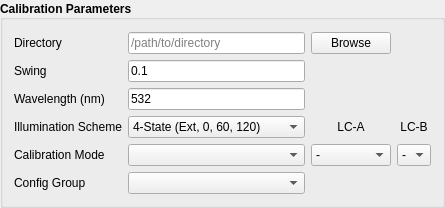
            <widget class="QGroupBox" name="calib_params">
             <property name="font">
              <font>
               <italic>false</italic>
               <bold>true</bold>
              </font>
             </property>
             <property name="contextMenuPolicy">
              <enum>Qt::DefaultContextMenu</enum>
             </property>
             <property name="title">
              <string>Calibration Parameters</string>
             </property>
             <property name="alignment">
              <set>Qt::AlignLeading|Qt::AlignLeft|Qt::AlignVCenter</set>
             </property>
             <property name="checkable">
              <bool>false</bool>
             </property>
             <layout class="QGridLayout" name="gridLayout_2">
              <property name="topMargin">
               <number>12</number>
              </property>
              <property name="verticalSpacing">
               <number>6</number>
              </property>
              <item row="3" column="0">
               <widget class="QLabel" name="label_wavelength">
                <property name="font">
                 <font>
                  <italic>false</italic>
                  <bold>false</bold>
                 </font>
                </property>
                <property name="text">
                 <string>Wavelength (nm)</string>
                </property>
               </widget>
              </item>
              <item row="0" column="0">
               <widget class="QLabel" name="label_dir">
                <property name="font">
                 <font>
                  <italic>false</italic>
                  <bold>false</bold>
                 </font>
                </property>
                <property name="text">
                 <string>Directory</string>
                </property>
               </widget>
              </item>
              <item row="5" column="2">
               <widget class="QComboBox" name="cb_lca">
                <property name="font">
                 <font>
                  <italic>false</italic>
                  <bold>false</bold>
                 </font>
                </property>
                <property name="focusPolicy">
                 <enum>Qt::StrongFocus</enum>
                </property>
                <item>
                 <property name="text">
                  <string>-</string>
                 </property>
                </item>
               </widget>
              </item>
              <item row="4" column="1">
               <widget class="QComboBox" name="cb_calib_scheme">
                <property name="font">
                 <font>
                  <italic>false</italic>
                  <bold>false</bold>
                 </font>
                </property>
                <property name="focusPolicy">
                 <enum>Qt::StrongFocus</enum>
                </property>
                <item>
                 <property name="text">
                  <string>4-State (Ext, 0, 60, 120)</string>
                 </property>
                </item>
                <item>
                 <property name="text">
                  <string>5-State (Ext, 0, 45, 90, 135)</string>
                 </property>
                </item>
               </widget>
              </item>
              <item row="5" column="3">
               <widget class="QComboBox" name="cb_lcb">
                <property name="font">
                 <font>
                  <italic>false</italic>
                  <bold>false</bold>
                 </font>
                </property>
                <property name="focusPolicy">
                 <enum>Qt::StrongFocus</enum>
                </property>
                <item>
                 <property name="text">
                  <string>-</string>
                 </property>
                </item>
               </widget>
              </item>
              <item row="4" column="2">
               <widget class="QLabel" name="label_lca">
                <property name="font">
                 <font>
                  <italic>false</italic>
                  <bold>false</bold>
                 </font>
                </property>
                <property name="text">
                 <string>LC-A</string>
                </property>
                <property name="alignment">
                 <set>Qt::AlignCenter</set>
                </property>
               </widget>
              </item>
              <item row="2" column="1">
               <widget class="QLineEdit" name="le_swing">
                <property name="font">
                 <font>
                  <italic>false</italic>
                  <bold>false</bold>
                 </font>
                </property>
                <property name="text">
                 <string>0.1</string>
                </property>
               </widget>
              </item>
              <item row="0" column="1">
               <widget class="QLineEdit" name="le_directory">
                <property name="font">
                 <font>
                  <italic>false</italic>
                  <bold>false</bold>
                 </font>
                </property>
                <property name="text">
                 <string/>
                </property>
                <property name="placeholderText">
                 <string>/path/to/directory</string>
                </property>
               </widget>
              </item>
              <item row="3" column="1">
               <widget class="QLineEdit" name="le_wavelength">
                <property name="font">
                 <font>
                  <italic>false</italic>
                  <bold>false</bold>
                 </font>
                </property>
                <property name="text">
                 <string>532</string>
                </property>
               </widget>
              </item>
              <item row="4" column="3">
               <widget class="QLabel" name="label_lcb">
                <property name="font">
                 <font>
                  <italic>false</italic>
                  <bold>false</bold>
                 </font>
                </property>
                <property name="text">
                 <string>LC-B</string>
                </property>
                <property name="alignment">
                 <set>Qt::AlignCenter</set>
                </property>
               </widget>
              </item>
              <item row="2" column="0">
               <widget class="QLabel" name="label_swing">
                <property name="font">
                 <font>
                  <italic>false</italic>
                  <bold>false</bold>
                 </font>
                </property>
                <property name="text">
                 <string>Swing</string>
                </property>
               </widget>
              </item>
              <item row="5" column="0">
               <widget class="QLabel" name="label_calib_mode">
                <property name="font">
                 <font>
                  <italic>false</italic>
                  <bold>false</bold>
                 </font>
                </property>
                <property name="text">
                 <string>Calibration Mode</string>
                </property>
               </widget>
              </item>
              <item row="6" column="0">
               <widget class="QLabel" name="label_cfg_group">
                <property name="font">
                 <font>
                  <italic>false</italic>
                  <bold>false</bold>
                 </font>
                </property>
                <property name="text">
                 <string>Config Group</string>
                </property>
               </widget>
              </item>
              <item row="4" column="0">
               <widget class="QLabel" name="label_scheme">
                <property name="font">
                 <font>
                  <italic>false</italic>
                  <bold>false</bold>
                 </font>
                </property>
                <property name="text">
                 <string>Illumination Scheme</string>
                </property>
               </widget>
              </item>
              <item row="6" column="1">
               <widget class="QComboBox" name="cb_config_group">
                <property name="font">
                 <font>
                  <italic>false</italic>
                  <bold>false</bold>
                 </font>
                </property>
                <property name="focusPolicy">
                 <enum>Qt::StrongFocus</enum>
                </property>
               </widget>
              </item>
              <item row="5" column="1">
               <widget class="QComboBox" name="cb_calib_mode">
                <property name="font">
                 <font>
                  <italic>false</italic>
                  <bold>false</bold>
                  <kerning>true</kerning>
                 </font>
                </property>
                <property name="focusPolicy">
                 <enum>Qt::StrongFocus</enum>
                </property>
               </widget>
              </item>
              <item row="0" column="2">
               <widget class="QPushButton" name="qbutton_browse">
                <property name="font">
                 <font>
                  <italic>false</italic>
                  <bold>false</bold>
                 </font>
                </property>
                <property name="autoFillBackground">
                 <bool>false</bool>
                </property>
                <property name="text">
                 <string>Browse</string>
                </property>
                <property name="checkable">
                 <bool>false</bool>
                </property>
                <property name="default">
                 <bool>false</bool>
                </property>
               </widget>
              </item>
             </layout>
            </widget>
